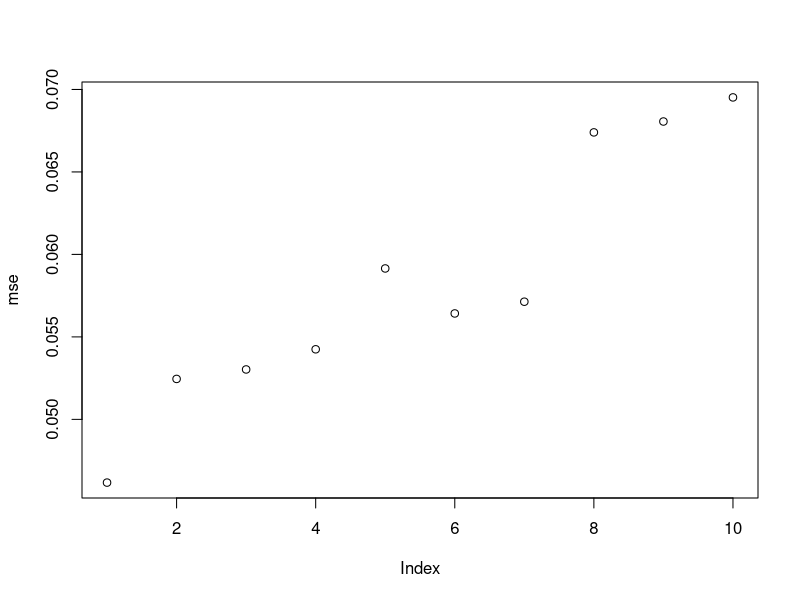
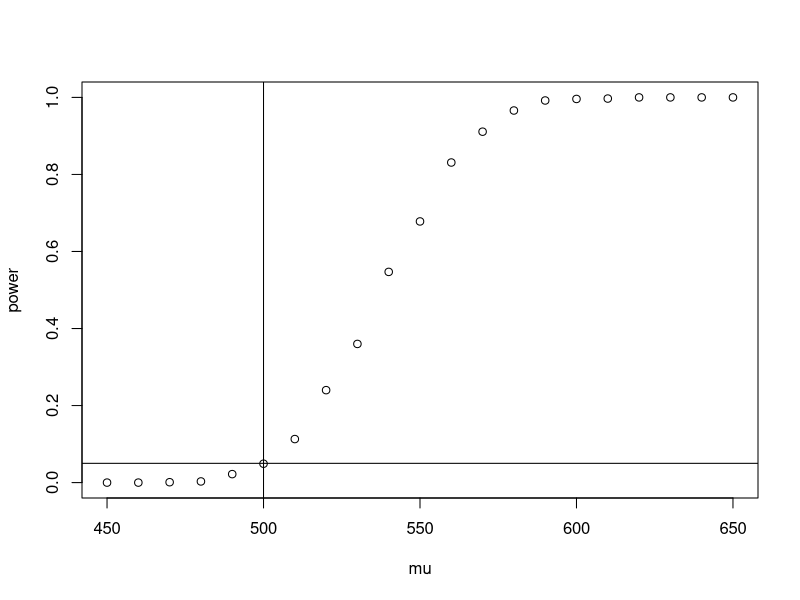
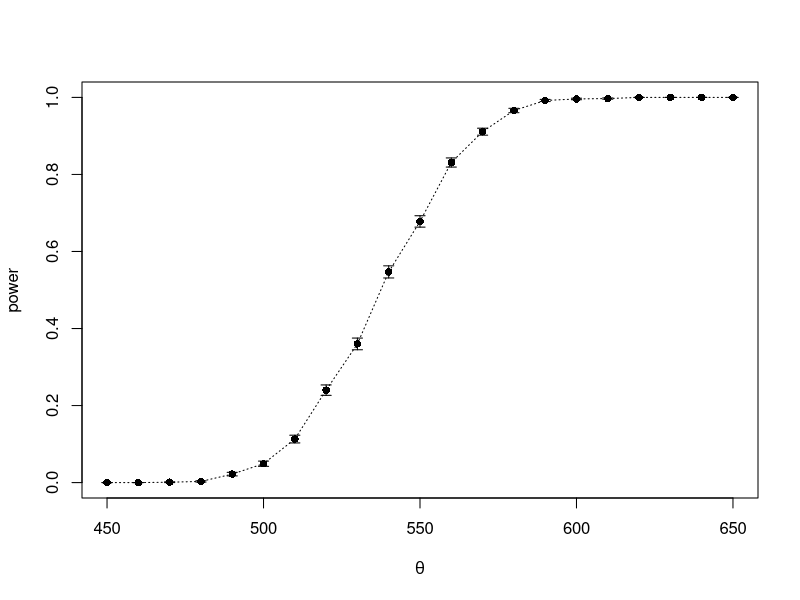
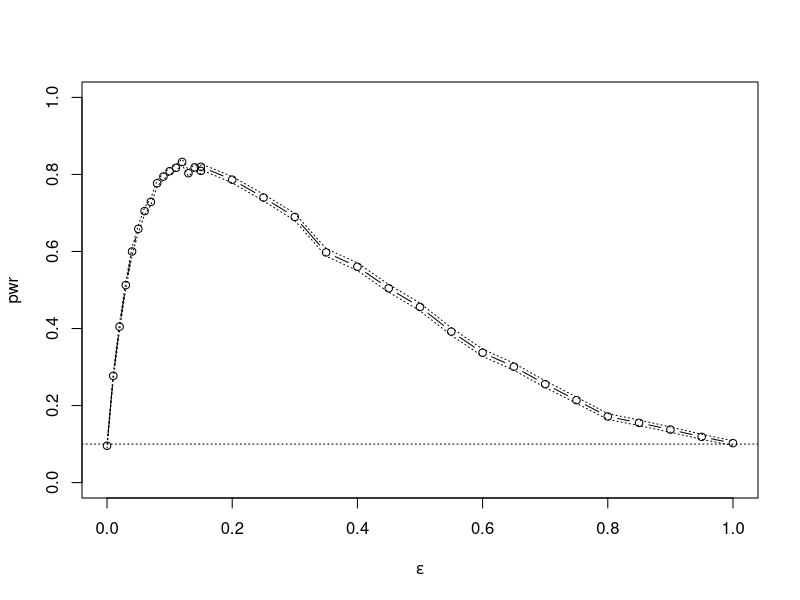

These charts were generated, in order, by the following R code:
#####################################
### R code for Chapter 6 Examples ###
#####################################


### Example 6.1 (Basic Monte Carlo estimation)

    m <- 100000
    g <- numeric(m)
    for (i in 1:m) {
        x <- rnorm(2)
        g[i] <- abs(x[1] - x[2])
    }
    est <- mean(g)
    est
    
    # unbiased
    sd(g)/sqrt(m)
    # unbiased
    sqrt(sum((g - mean(g))^2)/(m*(m-1))) 
    # biased
    sqrt(sum((g - mean(g))^2)) / m
    # True
    sqrt((2-4/pi)/m)

### Example 6.2 (Estimating the MSE of a trimmed mean)

    n <- 20
    m <- 1000
    tmean <- numeric(m)
    for (i in 1:m) {
        x <- sort(rnorm(n))
        tmean[i] <- sum(x[2:(n-1)]) / (n-2)
        }
    mse <- mean(tmean^2)
    mse
    sqrt(sum((tmean - mean(tmean))^2)) / m    #se

    n <- 20
    m <- 1000
    tmean <- numeric(m)
    for (i in 1:m) {
        x <- sort(rnorm(n))
        tmean[i] <- median(x)
        }
    mse <- mean(tmean^2)
    mse
    sqrt(sum((tmean - mean(tmean))^2)) / m    #se

    # Different levels of trimming
    n <- 20
    m <- 1000
    mse=numeric(10)
    
    for(k in 0:9)
    {
      tmean <- numeric(m) 
      for (i in 1:m) 
      {
        x <- sort(rnorm(n))
        tmean[i] <- sum(x[(k+1):(n-k)]) / (n-2*k) 
      }
      mse[k+1] <- mean(tmean^2)
    }
    
    plot(mse)
    
### Example 6.3 (MSE of a trimmed mean, cont.)

     set.seed(522)
     n <- 20
     K <- n/2 - 1
     m <- 1000
     mse <- matrix(0, n/2, 6)

     trimmed.mse <- function(n, m, k, p) {
         #MC est of mse for k-level trimmed mean of
         #contaminated normal pN(0,1) + (1-p)N(0,100)
         tmean <- numeric(m)
         for (i in 1:m) {
             sigma <- sample(c(1, 10), size = n,
                 replace = TRUE, prob = c(p, 1-p))
             x <- sort(rnorm(n, 0, sigma))
             tmean[i] <- sum(x[(k+1):(n-k)]) / (n-2*k)
             }
         mse.est <- mean(tmean^2)
         se.mse <- sqrt(mean((tmean-mean(tmean))^2)) / sqrt(m)
         return(c(mse.est, se.mse))
     }

    for (k in 0:K) {
        mse[k+1, 1:2] <- trimmed.mse(n=n, m=m, k=k, p=1.0)
        mse[k+1, 3:4] <- trimmed.mse(n=n, m=m, k=k, p=.95)
        mse[k+1, 5:6] <- trimmed.mse(n=n, m=m, k=k, p=.9)
    }

### Example 6.4 (Confidence interval for variance)
1
 
### Example 6.5 (MC estimate of confidence level)
    
    #set.seed(123)
    n <- 20
    alpha <- .05
    UCL <- replicate(1000, expr = {
        x <- rnorm(n, mean = 0, sd = 2)
        (n-1) * var(x) / qchisq(alpha, df = n-1)
        } )
    #count the number of intervals that contain sigma^2=4
    sum(UCL > 4)
    #or compute the mean to get the confidence level
    mean(UCL > 4)


### Example 6.6 (Empirical confidence level)

    n <- 20
    alpha <- .05
    UCL <- replicate(1000, expr = {
        x <- rchisq(n, df = 2)
        (n-1) * var(x) / qchisq(alpha, df = n-1)
        } )
    sum(UCL > 4)
    mean(UCL > 4)


### Example 6.7 (Empirical Type I error rate)

    n <- 20
    alpha <- .05
    mu0 <- 500
    sigma <- 100

    m <- 10000          #number of replicates
    p <- numeric(m)     #storage for p-values
    for (j in 1:m) {
        x <- rnorm(n, mu0, sigma)
        ttest <- t.test(x, alternative = "greater", mu = mu0)
        p[j] <- ttest$p.value
        }

    p.hat <- mean(p < alpha)
    se.hat <- sqrt(p.hat * (1 - p.hat) / m)
    print(c(p.hat, se.hat))


### Example 6.8 (Skewness test of normality)

    n <- c(10, 20, 30, 50, 100, 500) #sample sizes
    cv <- qnorm(.975, 0, sqrt(6/n))  #crit. values for each n

    sk <- function(x) {
        #computes the sample skewness coeff.
        xbar <- mean(x)
        m3 <- mean((x - xbar)^3)
        m2 <- mean((x - xbar)^2)
        return( m3 / m2^1.5 )
    }

    #n is a vector of sample sizes
    #we are doing length(n) different simulations

    p.reject <- numeric(length(n)) #to store sim. results
    m <- 10000                     #num. repl. each sim.

    for (i in 1:length(n)) {
        sktests <- numeric(m)       #test decisions
        for (j in 1:m) {
            x <- rnorm(n[i])
            #test decision is 1 (reject) or 0
            sktests[j] <- as.integer(abs(sk(x)) >= cv[i] )
            }
        p.reject[i] <- mean(sktests) #proportion rejected
    }

    p.reject


### Example 6.9 (Empirical power)

    n <- 20
    m <- 1000
    mu0 <- 500
    sigma <- 100
    mu <- c(seq(450, 650, 10))  #alternatives
    M <- length(mu)
    power <- numeric(M)
    for (i in 1:M) {
        mu1 <- mu[i]
        pvalues <- replicate(m, expr = {
            #simulate under alternative mu1
            x <- rnorm(n, mean = mu1, sd = sigma)
            ttest <- t.test(x,
                     alternative = "greater", mu = mu0)
            ttest$p.value  } )
        power[i] <- mean(pvalues <= .05)
    }

    #par(ask = TRUE)
    library(Hmisc)  #for errbar
    plot(mu, power)
    abline(v = mu0, lty = 1)
    abline(h = .05, lty = 1)

    #add standard errors
    se <- sqrt(power * (1-power) / m)
    errbar(mu, power, yplus = power+se, yminus = power-se,
        xlab = bquote(theta))
    lines(mu, power, lty=3)
    detach(package:Hmisc)
    #par(ask = FALSE)


### Example 6.10 (Power of the skewness test of normality)

    alpha <- .1
    n <- 30
    m <- 2500
    epsilon <- c(seq(0, .15, .01), seq(.15, 1, .05))
    N <- length(epsilon)
    pwr <- numeric(N)
    #critical value for the skewness test
    cv <- qnorm(1-alpha/2, 0, sqrt(6*(n-2) / ((n+1)*(n+3))))

    for (j in 1:N) {           #for each epsilon
        e <- epsilon[j]
        sktests <- numeric(m)
        for (i in 1:m) {       #for each replicate
            sigma <- sample(c(1, 10), replace = TRUE,
                size = n, prob = c(1-e, e))
            x <- rnorm(n, 0, sigma)
            sktests[i] <- as.integer(abs(sk(x)) >= cv)
            }
        pwr[j] <- mean(sktests)
        }
    #plot power vs epsilon
    plot(epsilon, pwr, type = "b",
         xlab = bquote(epsilon), ylim = c(0,1))
    abline(h = .1, lty = 3)
    se <- sqrt(pwr * (1-pwr) / m)  #add standard errors
    lines(epsilon, pwr+se, lty = 3)
    lines(epsilon, pwr-se, lty = 3)
